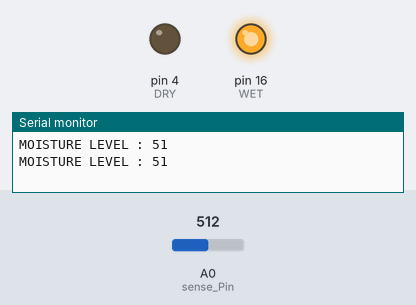
The sketch below on a simulated Arduino Uno, built with avr-gcc and run on an emulated ATmega328P. Parts: output pins drawn as LEDs (lit = HIGH), the last lines printed to the serial monitor. Inputs (shaded band) come from the test bench; at power-on: A0 (sense_Pin) = 512.

Above: at 3.2 s.
3.3 s: A0 (sense_Pin) set to 632
6.8 s: A0 (sense_Pin) set to 658
At 7.8 s:
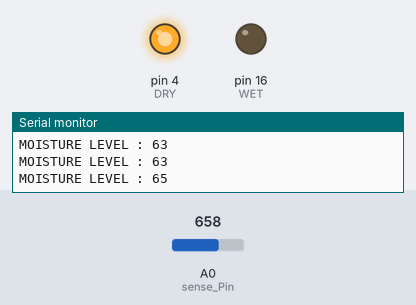
10.8 s: A0 (sense_Pin) set to 511
At 11.5 s:
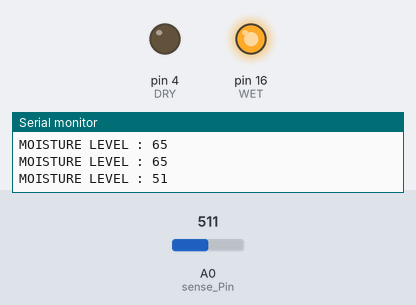
14.8 s: A0 (sense_Pin) set to 716
At 15.8 s:
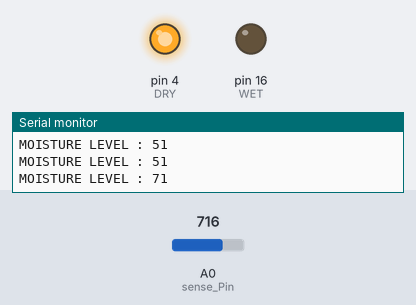
Timing chart, 0 to 17.8 s (numbered marks = the images above; inputs shaded):
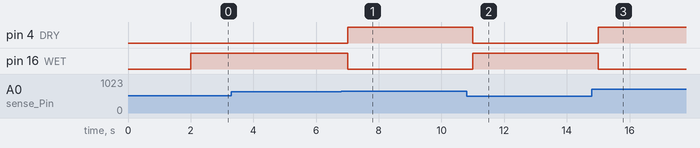

Measured:
- the behaviour switches between 649 and 650 on A0 (sense_Pin) (found by bisection; images 0 and 1)
- after the input at 6.8 s, pin 4 (DRY): LOW → HIGH after 0.20 s; pin 16 (WET): HIGH → LOW after 0.20 s
- after the input at 10.8 s, pin 4 (DRY): HIGH → LOW after 0.20 s; pin 16 (WET): LOW → HIGH after 0.20 s
- after the input at 14.8 s, pin 4 (DRY): LOW → HIGH after 0.21 s; pin 16 (WET): HIGH → LOW after 0.21 s

The sketch:

solil_sensor.ino
```cpp
int WET= 16; // Wet Indicator at Digital pin D0

int DRY=4 ;  // Dry Indicator at Digital pin D4

int sense_Pin = 0; // sensor input at Analog pin A0

int value = 0;

void setup() {
   Serial.begin(9600);
   pinMode(WET, OUTPUT);
   pinMode(DRY, OUTPUT);
   delay(2000);
}

void loop() {

   Serial.print("MOISTURE LEVEL : ");
   value= analogRead(sense_Pin);
   value= value/10;
   Serial.println(value);

        if(value<65)
        {
            digitalWrite(WET, HIGH);//moisture VALUE HIGH WHEN TEMPATURE HIGH
        }
       else
       {
           digitalWrite(DRY,HIGH);
       }

       delay(1000);

       digitalWrite(WET,LOW);
       digitalWrite(DRY, LOW);
}
```
